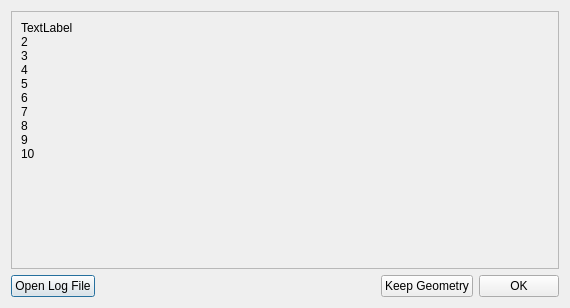
<?xml version="1.0" encoding="UTF-8"?>
<ui version="4.0">
 <class>OptimizerErrorDialog</class>
 <widget class="QDialog" name="OptimizerErrorDialog">
  <property name="geometry">
   <rect>
    <x>0</x>
    <y>0</y>
    <width>570</width>
    <height>308</height>
   </rect>
  </property>
  <property name="windowTitle">
   <string>Calculation Failed</string>
  </property>
  <layout class="QVBoxLayout" name="verticalLayout">
   <item>
    <widget class="QScrollArea" name="scrollArea">
     <property name="horizontalScrollBarPolicy">
      <enum>Qt::ScrollBarAsNeeded</enum>
     </property>
     <property name="widgetResizable">
      <bool>true</bool>
     </property>
     <widget class="QWidget" name="scrollAreaWidgetContents">
      <property name="geometry">
       <rect>
        <x>0</x>
        <y>0</y>
        <width>554</width>
        <height>245</height>
       </rect>
      </property>
      <layout class="QVBoxLayout" name="verticalLayout_2">
       <item>
        <widget class="QLabel" name="errorMessageLabel">
         <property name="text">
          <string>TextLabel
2
3
4
5
6
7
8
9
10</string>
         </property>
         <property name="alignment">
          <set>Qt::AlignLeading|Qt::AlignLeft|Qt::AlignTop</set>
         </property>
         <property name="wordWrap">
          <bool>true</bool>
         </property>
         <property name="textInteractionFlags">
          <set>Qt::TextSelectableByMouse</set>
         </property>
        </widget>
       </item>
      </layout>
     </widget>
    </widget>
   </item>
   <item>
    <layout class="QHBoxLayout" name="horizontalLayout_2">
     <item>
      <widget class="QPushButton" name="openLogButton">
       <property name="text">
        <string>Open Log File</string>
       </property>
      </widget>
     </item>
     <item>
      <spacer name="horizontalSpacer">
       <property name="orientation">
        <enum>Qt::Horizontal</enum>
       </property>
       <property name="sizeHint" stdset="0">
        <size>
         <width>40</width>
         <height>20</height>
        </size>
       </property>
      </spacer>
     </item>
     <item>
      <widget class="QPushButton" name="keepGeometryButton">
       <property name="text">
        <string>Keep Geometry</string>
       </property>
      </widget>
     </item>
     <item>
      <widget class="QPushButton" name="okButton">
       <property name="text">
        <string>OK</string>
       </property>
      </widget>
     </item>
    </layout>
   </item>
  </layout>
 </widget>
 <resources/>
 <connections/>
</ui>
